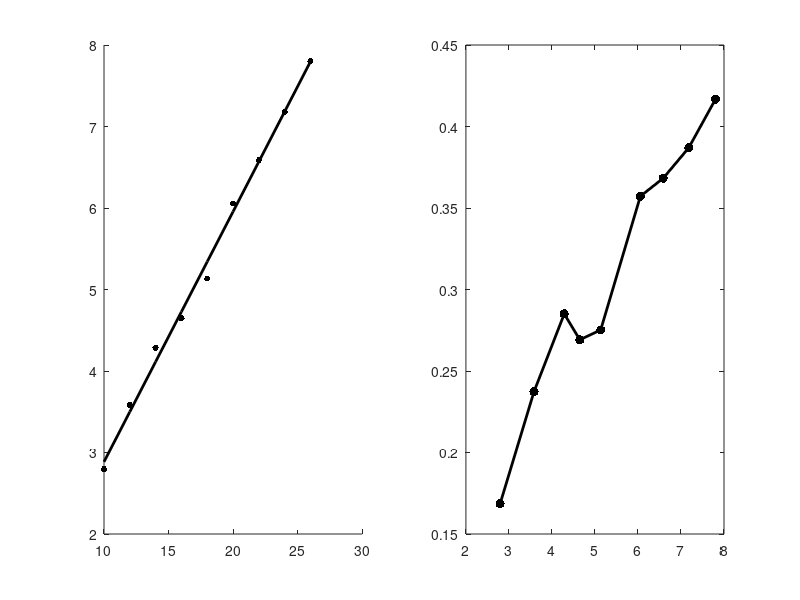

The MATLAB source for this figure:
u =(10:2:26);
i =[0.065 0.081 0.099 0.117 0.137 0.156 0.177 0.200 0.220];
v1=[2.795 3.582 4.286 4.648 5.133 6.056 6.587 7.180 7.803];
r=0.5*103.84*10^(-3);
s=pi*r*r;
rho=1.185;
p0=u.*i
p1=0.5.*rho.*s.*(v1.^3)
ita=p1./p0

subplot(1, 2, 1);
uv=scatter(u, v1, 200, 'k', '.');
hold on;


M=[u' ones(9,1)];
k=M\(v1');
v1pre=(M*k)';

plot(u, v1pre, '-k', 'LineWidth', 2);

subplot(1, 2, 2);
plot(v1, ita, '.-k', 'LineWidth', 2, 'MarkerSize', 20);
